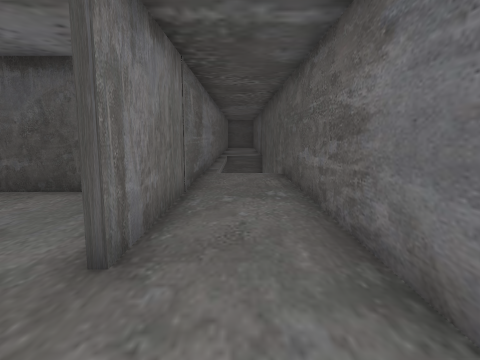
[1] (above)

19 first-person views from a walk through a 3-D level made in the Unity game engine. The camera is 1.3 m above the floor, tilts 8° down and sees 75° across. Doors are open. The floor is counted in squares, 1 m on a side. Each view is taken from the middle of a square. On the plan, view 1 faces up. The plan holds only what a view shows up to about 14 squares ahead; the rest is blank. The place goes on beyond the plan. The player character is not drawn.

[2]
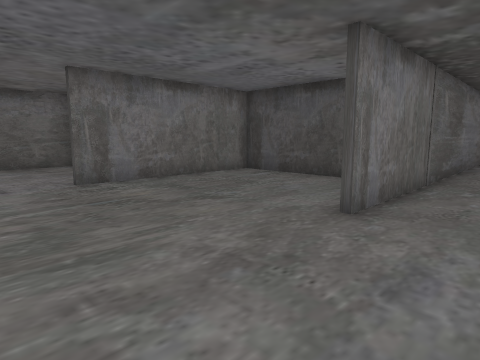

[3]
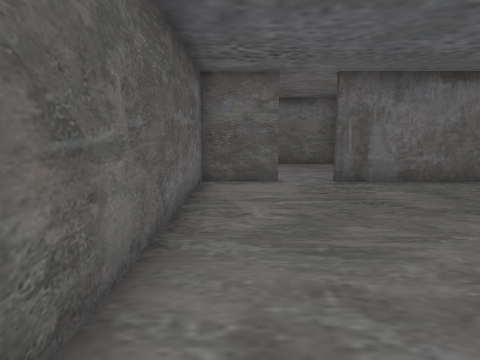

[4]
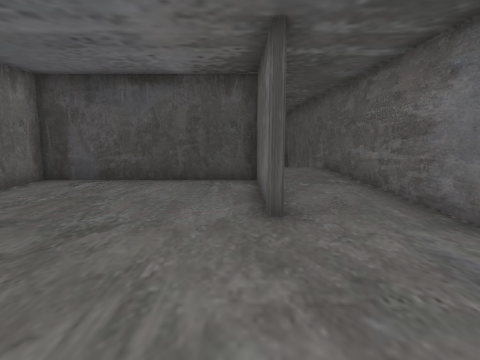

[5]
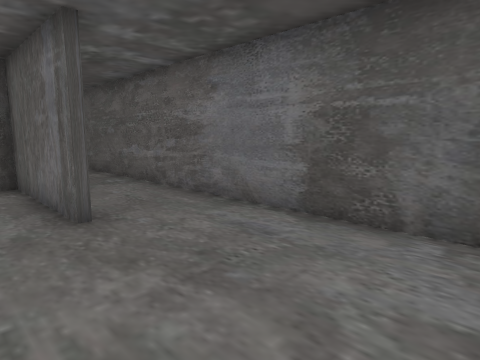

[6]
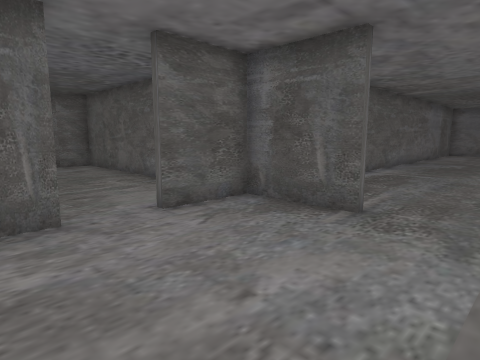

[7]
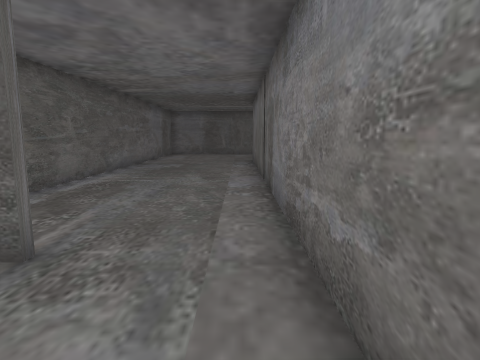

[8]
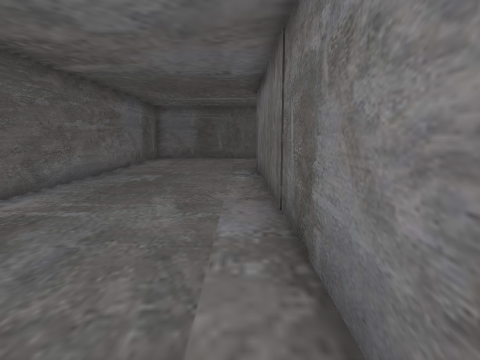

[9]
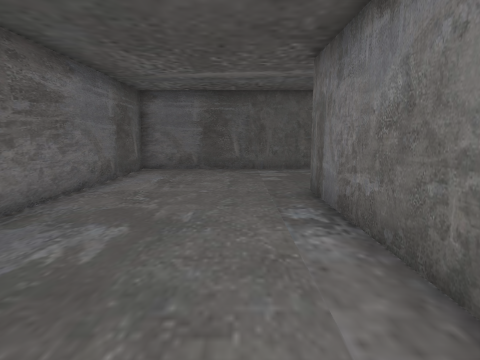

[10]
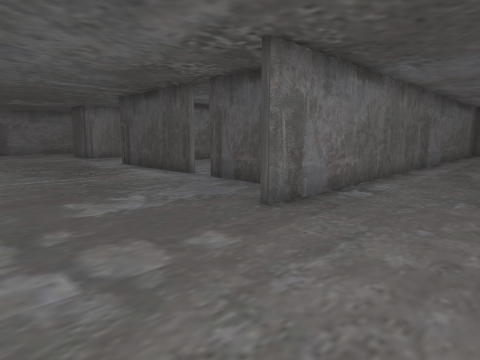

[11]
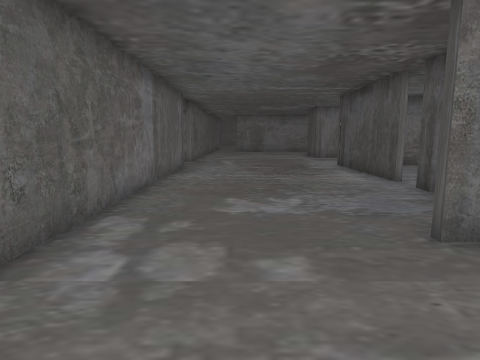

[12]
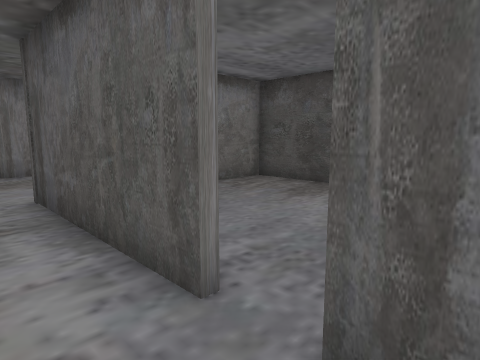

[13]
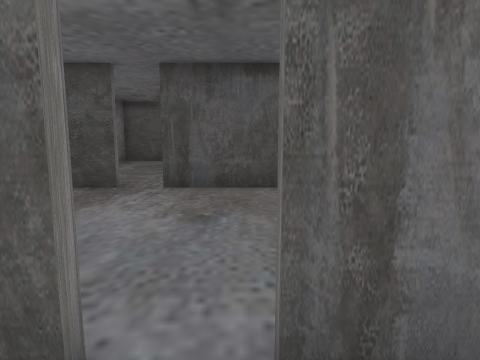

[14]
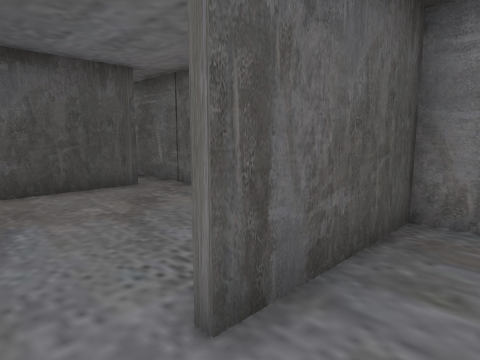

[15]
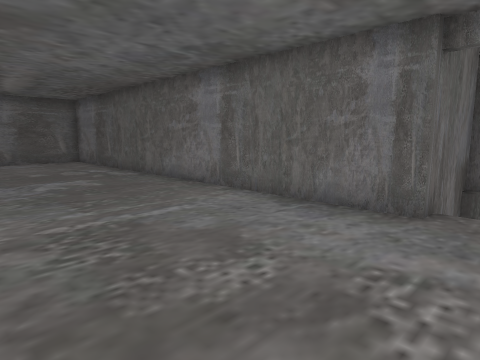

[16]
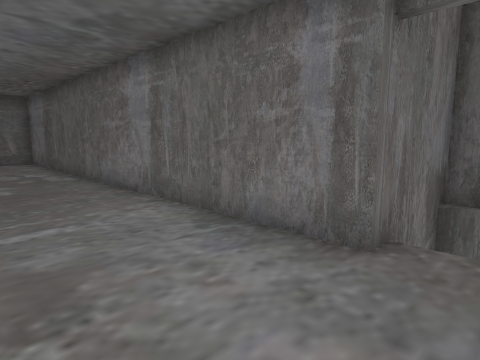

[17]
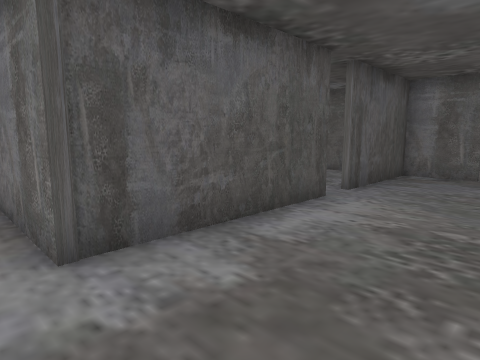

[18]
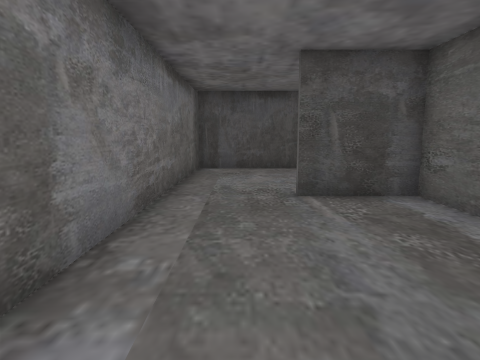

[19]
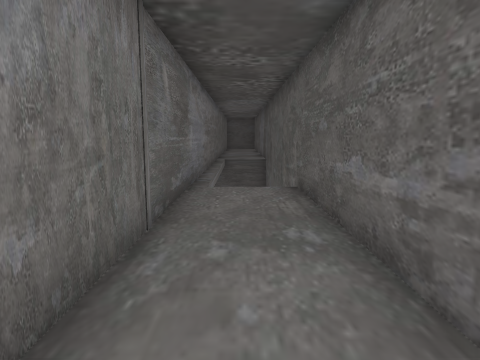

### Floor plan
Ten units are one square. View 1 is at (0, 0); x grows to the right and y downward. Boxes are objects, and circles mark ways between rooms. Rooms are numbered by the first view taken in them; rooms with no view inside come last. Other rooms are left out.
<svg viewBox="-247 -150 267 410">
<path fill="none" stroke="#000" d="M-15 -29 -15 -72 -78 -72 -78 -6M-78 9 -78 31M-81 31 15 31 15 -145M-8 -142 -8 -112M-13 -145 -13 -29M-139 176 -139 156 -179 156M-189 156 -242 156 -242 122M-81 51 -81 33 -108 33M-108 31 -81 31 -81 9M-238 224 -81 224 -81 70M-81 -6 -81 -15M-237 255 -237 245M-96 -26 -136 -26M-137 -34 -137 176M-211 91 -240 91 -240 128M-150 91 -200 91M-139 135 -139 128M-139 101 -139 69"/>
<circle cx="-80" cy="0" r="3" fill="#2a7"/>
<circle cx="-185" cy="150" r="3" fill="#2a7"/>
<text x="-20" y="-30">1</text>
<text x="-130" y="140">2</text>
<text x="-190" y="120">3</text>
</svg>
Room 1 opens to room 2. Room 2 opens to room 3.

Where each view was taken, in squares from view 1:
view 1: 0 up, 0 right, facing up
view 2: 2 down, 1 right, facing up-left
view 3: 2 down, 1 right, facing left
view 4: 2 down, 2 left, facing up
view 5: 2 down, 3 left, facing up-right
view 6: 2 up, 13 left, facing down-right
view 7: 0 up, 13 left, facing down
view 8: 4 down, 13 left, facing down
view 9: 10 down, 12 left, facing down
view 10: 22 down, 10 left, facing up-left
view 11: 20 down, 10 left, facing left
view 12: 17 down, 17 left, facing up-left
view 13: 17 down, 18 left, facing up
view 14: 17 down, 19 left, facing up-right
view 15: 17 down, 25 left, facing down-right
view 16: 19 down, 25 left, facing down-right
view 17: 19 down, 25 left, facing up-right
view 18: 10 down, 12 left, facing up
view 19: 3 up, 0 right, facing up
